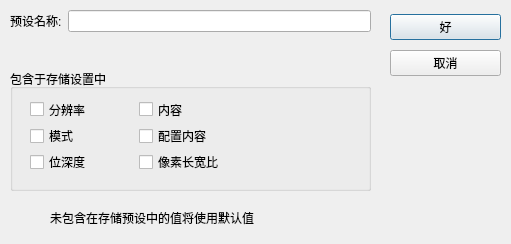
<?xml version="1.0" encoding="UTF-8"?>
<ui version="4.0">
 <class>opsnewfilepresetsavedialog</class>
 <widget class="QDialog" name="opsnewfilepresetsavedialog">
  <property name="geometry">
   <rect>
    <x>0</x>
    <y>0</y>
    <width>511</width>
    <height>244</height>
   </rect>
  </property>
  <property name="windowTitle">
   <string>新文档预设</string>
  </property>
  <widget class="QLabel" name="label_2">
   <property name="geometry">
    <rect>
     <x>50</x>
     <y>210</y>
     <width>341</width>
     <height>16</height>
    </rect>
   </property>
   <property name="text">
    <string>未包含在存储预设中的值将使用默认值</string>
   </property>
  </widget>
  <widget class="QWidget" name="">
   <property name="geometry">
    <rect>
     <x>10</x>
     <y>10</y>
     <width>361</width>
     <height>181</height>
    </rect>
   </property>
   <layout class="QVBoxLayout" name="verticalLayout" stretch="1,1,4">
    <item>
     <layout class="QHBoxLayout" name="horizontalLayout">
      <item>
       <widget class="QLabel" name="label">
        <property name="text">
         <string>预设名称:</string>
        </property>
       </widget>
      </item>
      <item>
       <widget class="QLineEdit" name="mLineEditPresetName"/>
      </item>
     </layout>
    </item>
    <item>
     <spacer name="verticalSpacer">
      <property name="orientation">
       <enum>Qt::Vertical</enum>
      </property>
      <property name="sizeHint" stdset="0">
       <size>
        <width>20</width>
        <height>40</height>
       </size>
      </property>
     </spacer>
    </item>
    <item>
     <widget class="QGroupBox" name="groupBox">
      <property name="title">
       <string>包含于存储设置中</string>
      </property>
      <widget class="QWidget" name="">
       <property name="geometry">
        <rect>
         <x>20</x>
         <y>30</y>
         <width>211</width>
         <height>73</height>
        </rect>
       </property>
       <layout class="QGridLayout" name="gridLayout">
        <item row="0" column="0">
         <widget class="QCheckBox" name="mCheckBoxRatio">
          <property name="text">
           <string>分辨率</string>
          </property>
         </widget>
        </item>
        <item row="0" column="1">
         <widget class="QCheckBox" name="mCheckBoxContent">
          <property name="text">
           <string>内容</string>
          </property>
         </widget>
        </item>
        <item row="1" column="0">
         <widget class="QCheckBox" name="mCheckBoxMode">
          <property name="text">
           <string>模式</string>
          </property>
         </widget>
        </item>
        <item row="1" column="1">
         <widget class="QCheckBox" name="mCheckBoxConfigContent">
          <property name="text">
           <string>配置内容</string>
          </property>
         </widget>
        </item>
        <item row="2" column="0">
         <widget class="QCheckBox" name="mCheckBoxBitDepth">
          <property name="text">
           <string>位深度</string>
          </property>
         </widget>
        </item>
        <item row="2" column="1">
         <widget class="QCheckBox" name="mCheckBoxPixelAspectRatio">
          <property name="text">
           <string>像素长宽比</string>
          </property>
         </widget>
        </item>
       </layout>
      </widget>
     </widget>
    </item>
   </layout>
  </widget>
  <widget class="QWidget" name="">
   <property name="geometry">
    <rect>
     <x>390</x>
     <y>10</y>
     <width>111</width>
     <height>71</height>
    </rect>
   </property>
   <layout class="QVBoxLayout" name="verticalLayout_2">
    <item>
     <widget class="QPushButton" name="mPushButtonOk">
      <property name="text">
       <string>好</string>
      </property>
     </widget>
    </item>
    <item>
     <widget class="QPushButton" name="mPushButtonCancel">
      <property name="text">
       <string>取消</string>
      </property>
     </widget>
    </item>
   </layout>
  </widget>
 </widget>
 <resources/>
 <connections/>
</ui>
